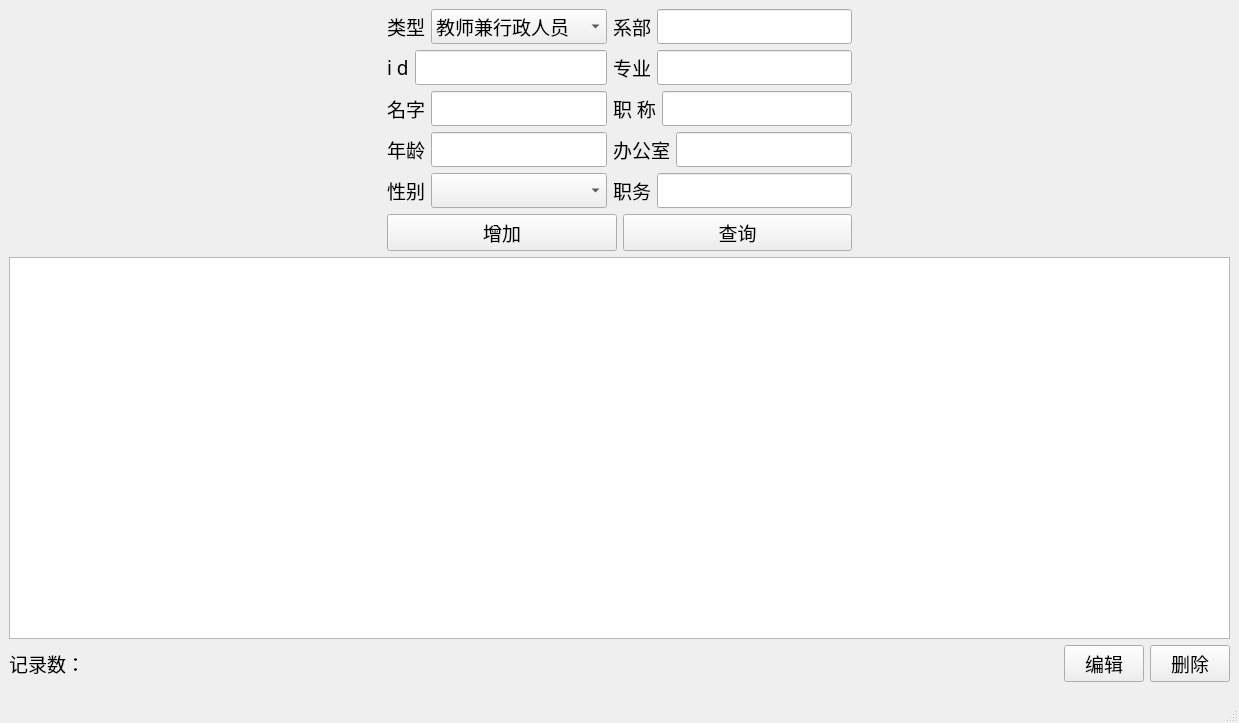
<?xml version="1.0" encoding="UTF-8"?>
<ui version="4.0">
 <class>MainWindow</class>
 <widget class="QMainWindow" name="MainWindow">
  <property name="geometry">
   <rect>
    <x>0</x>
    <y>0</y>
    <width>1239</width>
    <height>723</height>
   </rect>
  </property>
  <property name="sizePolicy">
   <sizepolicy hsizetype="Preferred" vsizetype="Preferred">
    <horstretch>0</horstretch>
    <verstretch>0</verstretch>
   </sizepolicy>
  </property>
  <property name="minimumSize">
   <size>
    <width>0</width>
    <height>0</height>
   </size>
  </property>
  <property name="font">
   <font>
    <family>JetBrains Mono</family>
    <pointsize>14</pointsize>
   </font>
  </property>
  <property name="windowTitle">
   <string>MainWindow</string>
  </property>
  <widget class="QWidget" name="centralwidget">
   <layout class="QGridLayout" name="gridLayout_2">
    <item row="0" column="0" rowspan="2" colspan="2">
     <layout class="QHBoxLayout" name="horizontalLayout_7">
      <item>
       <spacer name="horizontalSpacer">
        <property name="orientation">
         <enum>Qt::Horizontal</enum>
        </property>
        <property name="sizeHint" stdset="0">
         <size>
          <width>40</width>
          <height>20</height>
         </size>
        </property>
       </spacer>
      </item>
      <item>
       <layout class="QVBoxLayout" name="verticalLayout_3">
        <item>
         <layout class="QHBoxLayout" name="horizontalLayout">
          <item>
           <layout class="QVBoxLayout" name="verticalLayout">
            <item>
             <layout class="QHBoxLayout" name="type">
              <item>
               <widget class="QLabel" name="typeLabel">
                <property name="text">
                 <string>类型</string>
                </property>
               </widget>
              </item>
              <item>
               <widget class="QComboBox" name="typeBox">
                <property name="sizePolicy">
                 <sizepolicy hsizetype="Preferred" vsizetype="Fixed">
                  <horstretch>1</horstretch>
                  <verstretch>0</verstretch>
                 </sizepolicy>
                </property>
                <item>
                 <property name="text">
                  <string>教师兼行政人员</string>
                 </property>
                </item>
                <item>
                 <property name="text">
                  <string>行政人员</string>
                 </property>
                </item>
                <item>
                 <property name="text">
                  <string>教师</string>
                 </property>
                </item>
                <item>
                 <property name="text">
                  <string>实验员</string>
                 </property>
                </item>
               </widget>
              </item>
             </layout>
            </item>
            <item>
             <layout class="QHBoxLayout" name="id">
              <item>
               <widget class="QLabel" name="idLabel">
                <property name="sizePolicy">
                 <sizepolicy hsizetype="Preferred" vsizetype="Preferred">
                  <horstretch>0</horstretch>
                  <verstretch>0</verstretch>
                 </sizepolicy>
                </property>
                <property name="text">
                 <string>i d</string>
                </property>
               </widget>
              </item>
              <item>
               <widget class="QLineEdit" name="idLineEdit">
                <property name="text">
                 <string/>
                </property>
               </widget>
              </item>
             </layout>
            </item>
            <item>
             <layout class="QHBoxLayout" name="name">
              <item>
               <widget class="QLabel" name="nameLabel">
                <property name="text">
                 <string>名字</string>
                </property>
               </widget>
              </item>
              <item>
               <widget class="QLineEdit" name="nameLineEdit">
                <property name="text">
                 <string/>
                </property>
               </widget>
              </item>
             </layout>
            </item>
            <item>
             <layout class="QHBoxLayout" name="age">
              <item>
               <widget class="QLabel" name="ageLabel">
                <property name="text">
                 <string>年龄</string>
                </property>
               </widget>
              </item>
              <item>
               <widget class="QLineEdit" name="ageLineEdit">
                <property name="text">
                 <string/>
                </property>
               </widget>
              </item>
             </layout>
            </item>
            <item>
             <layout class="QHBoxLayout" name="gener">
              <item>
               <widget class="QLabel" name="genderLabel">
                <property name="enabled">
                 <bool>true</bool>
                </property>
                <property name="sizePolicy">
                 <sizepolicy hsizetype="Preferred" vsizetype="Preferred">
                  <horstretch>0</horstretch>
                  <verstretch>0</verstretch>
                 </sizepolicy>
                </property>
                <property name="baseSize">
                 <size>
                  <width>0</width>
                  <height>0</height>
                 </size>
                </property>
                <property name="text">
                 <string>性别</string>
                </property>
               </widget>
              </item>
              <item>
               <widget class="QComboBox" name="genderBox">
                <property name="sizePolicy">
                 <sizepolicy hsizetype="Preferred" vsizetype="Fixed">
                  <horstretch>1</horstretch>
                  <verstretch>0</verstretch>
                 </sizepolicy>
                </property>
                <property name="minimumSize">
                 <size>
                  <width>50</width>
                  <height>0</height>
                 </size>
                </property>
                <property name="editable">
                 <bool>false</bool>
                </property>
                <property name="currentIndex">
                 <number>0</number>
                </property>
                <item>
                 <property name="text">
                  <string/>
                 </property>
                </item>
                <item>
                 <property name="text">
                  <string>男</string>
                 </property>
                </item>
                <item>
                 <property name="text">
                  <string>女</string>
                 </property>
                </item>
               </widget>
              </item>
             </layout>
            </item>
           </layout>
          </item>
          <item>
           <layout class="QVBoxLayout" name="verticalLayout_2">
            <item>
             <layout class="QHBoxLayout" name="horizontalLayout_2">
              <item>
               <widget class="QLabel" name="label_2">
                <property name="text">
                 <string>系部</string>
                </property>
               </widget>
              </item>
              <item>
               <widget class="QLineEdit" name="lineEdit_2"/>
              </item>
             </layout>
            </item>
            <item>
             <layout class="QHBoxLayout" name="horizontalLayout_3">
              <item>
               <widget class="QLabel" name="label_3">
                <property name="text">
                 <string>专业</string>
                </property>
               </widget>
              </item>
              <item>
               <widget class="QLineEdit" name="lineEdit_3"/>
              </item>
             </layout>
            </item>
            <item>
             <layout class="QHBoxLayout" name="horizontalLayout_4">
              <item>
               <widget class="QLabel" name="label_4">
                <property name="text">
                 <string>职 称</string>
                </property>
               </widget>
              </item>
              <item>
               <widget class="QLineEdit" name="lineEdit_4">
                <property name="dragEnabled">
                 <bool>false</bool>
                </property>
                <property name="readOnly">
                 <bool>false</bool>
                </property>
               </widget>
              </item>
             </layout>
            </item>
            <item>
             <layout class="QHBoxLayout" name="horizontalLayout_5">
              <item>
               <widget class="QLabel" name="label_5">
                <property name="text">
                 <string>办公室</string>
                </property>
               </widget>
              </item>
              <item>
               <widget class="QLineEdit" name="lineEdit_5">
                <property name="readOnly">
                 <bool>false</bool>
                </property>
               </widget>
              </item>
             </layout>
            </item>
            <item>
             <layout class="QHBoxLayout" name="horizontalLayout_6">
              <item>
               <widget class="QLabel" name="label_6">
                <property name="text">
                 <string>职务</string>
                </property>
               </widget>
              </item>
              <item>
               <widget class="QLineEdit" name="lineEdit_6">
                <property name="readOnly">
                 <bool>false</bool>
                </property>
               </widget>
              </item>
             </layout>
            </item>
           </layout>
          </item>
         </layout>
        </item>
        <item>
         <layout class="QHBoxLayout" name="botton">
          <item>
           <widget class="QPushButton" name="set">
            <property name="text">
             <string>增加</string>
            </property>
           </widget>
          </item>
          <item>
           <widget class="QPushButton" name="serch">
            <property name="text">
             <string>查询</string>
            </property>
           </widget>
          </item>
         </layout>
        </item>
       </layout>
      </item>
      <item>
       <spacer name="horizontalSpacer_2">
        <property name="orientation">
         <enum>Qt::Horizontal</enum>
        </property>
        <property name="sizeHint" stdset="0">
         <size>
          <width>40</width>
          <height>20</height>
         </size>
        </property>
       </spacer>
      </item>
     </layout>
    </item>
    <item row="2" column="0" colspan="2">
     <layout class="QGridLayout" name="gridLayout">
      <item row="1" column="3">
       <widget class="QPushButton" name="delete_2">
        <property name="text">
         <string>删除</string>
        </property>
       </widget>
      </item>
      <item row="0" column="0" colspan="4">
       <widget class="QTableWidget" name="tableWidget"/>
      </item>
      <item row="1" column="2">
       <widget class="QPushButton" name="edit">
        <property name="text">
         <string>编辑</string>
        </property>
       </widget>
      </item>
      <item row="1" column="0">
       <widget class="QLabel" name="numLabel">
        <property name="text">
         <string>记录数：</string>
        </property>
       </widget>
      </item>
      <item row="1" column="1">
       <spacer name="horizontalSpacer_3">
        <property name="orientation">
         <enum>Qt::Horizontal</enum>
        </property>
        <property name="sizeHint" stdset="0">
         <size>
          <width>40</width>
          <height>20</height>
         </size>
        </property>
       </spacer>
      </item>
     </layout>
    </item>
   </layout>
  </widget>
  <widget class="QMenuBar" name="menubar">
   <property name="geometry">
    <rect>
     <x>0</x>
     <y>0</y>
     <width>1239</width>
     <height>21</height>
    </rect>
   </property>
  </widget>
  <widget class="QStatusBar" name="statusbar"/>
 </widget>
 <resources/>
 <connections/>
</ui>
